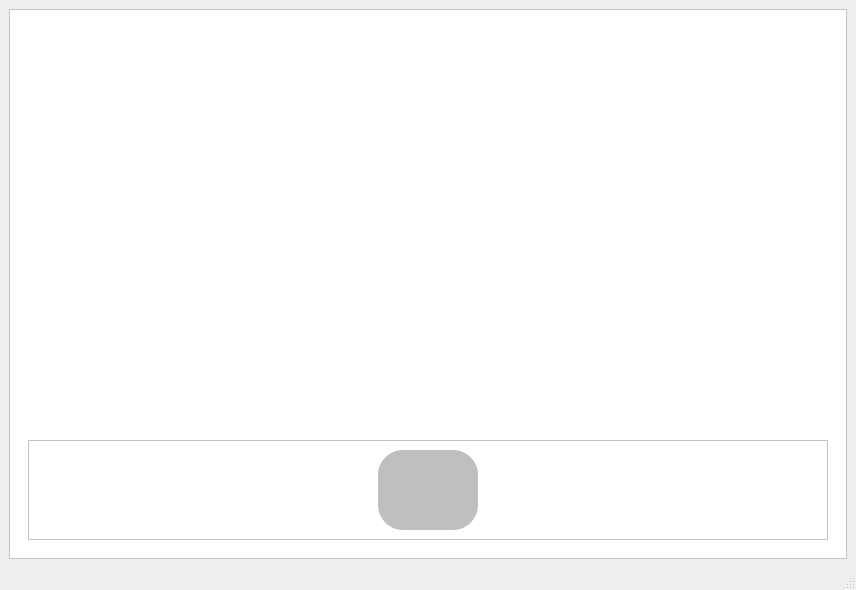
<?xml version="1.0" encoding="UTF-8"?>
<ui version="4.0">
 <class>MainWindow</class>
 <widget class="QMainWindow" name="MainWindow">
  <property name="geometry">
   <rect>
    <x>0</x>
    <y>0</y>
    <width>856</width>
    <height>590</height>
   </rect>
  </property>
  <property name="windowTitle">
   <string>MainWindow</string>
  </property>
  <widget class="QWidget" name="centralwidget">
   <layout class="QHBoxLayout" name="horizontalLayout">
    <item>
     <widget class="QFrame" name="frame">
      <property name="styleSheet">
       <string notr="true">QFrame{
	background-color: rgb(255, 255, 255);
}

QLabel {
color:rgb(0,0,0);
font:77 20pt &quot;Arial Black&quot;;
qproperty-alignment: AlignCenter
}
QPushButton{
background-color:rgb(61,61,61);
border-radius: 25px;
color:rgb(255,255,255);
font:77 20pt &quot;Arial Black&quot;;
}
QPushButton:hover{
background-color:rgb(95,95,95);
color:rgb(0,0,0);
}</string>
      </property>
      <property name="frameShape">
       <enum>QFrame::StyledPanel</enum>
      </property>
      <property name="frameShadow">
       <enum>QFrame::Raised</enum>
      </property>
      <layout class="QHBoxLayout" name="horizontalLayout_2">
       <item>
        <widget class="QStackedWidget" name="stackedWidget">
         <property name="styleSheet">
          <string notr="true">QFrame{
	background-color: rgb(255, 255, 255);
}

QLabel {
color:rgb(0,0,0);
font:77 20pt &quot;Arial Black&quot;;
qproperty-alignment: AlignCenter;
}
QPushButton{
background-color:rgb(61,61,61);
border-radius: 25px;
color:rgb(255,255,255);
font:77 20pt &quot;Arial Black&quot;;
}
QPushButton:hover{
background-color:rgb(95,95,95);
color:rgb(0,0,0);
}</string>
         </property>
         <property name="currentIndex">
          <number>2</number>
         </property>
         <widget class="QWidget" name="login">
          <layout class="QHBoxLayout" name="horizontalLayout_6">
           <item>
            <layout class="QVBoxLayout" name="verticalLayout_5">
             <item>
              <spacer name="verticalSpacer_2">
               <property name="orientation">
                <enum>Qt::Vertical</enum>
               </property>
               <property name="sizeHint" stdset="0">
                <size>
                 <width>20</width>
                 <height>40</height>
                </size>
               </property>
              </spacer>
             </item>
             <item>
              <widget class="QLabel" name="label_3">
               <property name="minimumSize">
                <size>
                 <width>0</width>
                 <height>50</height>
                </size>
               </property>
               <property name="styleSheet">
                <string notr="true">font-size: 20px;</string>
               </property>
               <property name="text">
                <string>Ingrese código de sujeto</string>
               </property>
              </widget>
             </item>
             <item>
              <layout class="QHBoxLayout" name="horizontalLayout_5">
               <item>
                <widget class="QLabel" name="label_2">
                 <property name="maximumSize">
                  <size>
                   <width>100</width>
                   <height>16777215</height>
                  </size>
                 </property>
                 <property name="font">
                  <font>
                   <family>Arial Black</family>
                   <pointsize>-1</pointsize>
                   <weight>9</weight>
                   <italic>false</italic>
                   <bold>false</bold>
                  </font>
                 </property>
                 <property name="styleSheet">
                  <string notr="true">font-size: 20px;</string>
                 </property>
                 <property name="text">
                  <string>Sujeto</string>
                 </property>
                </widget>
               </item>
               <item>
                <widget class="QLineEdit" name="enter_name">
                 <property name="minimumSize">
                  <size>
                   <width>0</width>
                   <height>40</height>
                  </size>
                 </property>
                 <property name="maximumSize">
                  <size>
                   <width>520</width>
                   <height>16777215</height>
                  </size>
                 </property>
                 <property name="font">
                  <font>
                   <pointsize>12</pointsize>
                  </font>
                 </property>
                </widget>
               </item>
               <item>
                <widget class="QPushButton" name="bt_cont">
                 <property name="minimumSize">
                  <size>
                   <width>0</width>
                   <height>40</height>
                  </size>
                 </property>
                 <property name="maximumSize">
                  <size>
                   <width>200</width>
                   <height>16777215</height>
                  </size>
                 </property>
                 <property name="styleSheet">
                  <string notr="true">font-size: 20px;</string>
                 </property>
                 <property name="text">
                  <string>Continuar</string>
                 </property>
                </widget>
               </item>
              </layout>
             </item>
             <item>
              <spacer name="verticalSpacer">
               <property name="orientation">
                <enum>Qt::Vertical</enum>
               </property>
               <property name="sizeHint" stdset="0">
                <size>
                 <width>20</width>
                 <height>40</height>
                </size>
               </property>
              </spacer>
             </item>
            </layout>
           </item>
          </layout>
         </widget>
         <widget class="QWidget" name="consigna">
          <layout class="QVBoxLayout" name="verticalLayout">
           <item>
            <widget class="QLabel" name="lb_consigna">
             <property name="font">
              <font>
               <family>Arial Black</family>
               <pointsize>20</pointsize>
               <weight>9</weight>
               <italic>false</italic>
               <bold>false</bold>
              </font>
             </property>
             <property name="text">
              <string/>
             </property>
            </widget>
           </item>
           <item>
            <widget class="QPushButton" name="bt_start">
             <property name="maximumSize">
              <size>
               <width>10000</width>
               <height>50</height>
              </size>
             </property>
             <property name="font">
              <font>
               <family>Arial Black</family>
               <pointsize>20</pointsize>
               <weight>9</weight>
               <italic>false</italic>
               <bold>false</bold>
              </font>
             </property>
             <property name="layoutDirection">
              <enum>Qt::LeftToRight</enum>
             </property>
             <property name="text">
              <string>Empezar</string>
             </property>
            </widget>
           </item>
          </layout>
         </widget>
         <widget class="QWidget" name="palabra">
          <property name="styleSheet">
           <string notr="true">QFrame{
	background-color: rgb(255, 255, 255);
}

QLabel {
color:rgb(0,0,0);
font:77 20pt &quot;Arial Black&quot;;
}
QPushButton{
background-color:rgb(61,61,61);
border-radius: 25px;
color:rgb(255,255,255);
font:77 20pt &quot;Arial Black&quot;;
}
QPushButton:hover{
background-color:rgb(95,95,95);
color:rgb(0,0,0);
}</string>
          </property>
          <layout class="QVBoxLayout" name="verticalLayout_3">
           <item>
            <layout class="QVBoxLayout" name="verticalLayout_2">
             <item>
              <widget class="QLabel" name="lb_palabra">
               <property name="text">
                <string/>
               </property>
              </widget>
             </item>
             <item>
              <widget class="QFrame" name="frame_2">
               <property name="maximumSize">
                <size>
                 <width>16777215</width>
                 <height>100</height>
                </size>
               </property>
               <property name="frameShape">
                <enum>QFrame::StyledPanel</enum>
               </property>
               <property name="frameShadow">
                <enum>QFrame::Raised</enum>
               </property>
               <layout class="QHBoxLayout" name="horizontalLayout_3">
                <item>
                 <widget class="QPushButton" name="btn_record">
                  <property name="styleSheet">
                   <string notr="true">QPushButton{
                        background-color: rgb(191, 191, 191);
border-radius: 25px;
width: 100px;
height: 100px;
max-width: 100px;
max-height: 100px;
}
QPushButton:hover{
background-color: rgb(100, 100, 100);
}</string>
                  </property>
                  <property name="text">
                   <string/>
                  </property>
                  <property name="icon">
                   <iconset>
                    <normaloff>assets/images/mic.png</normaloff>assets/images/mic.png</iconset>
                  </property>
                  <property name="iconSize">
                   <size>
                    <width>50</width>
                    <height>50</height>
                   </size>
                  </property>
                 </widget>
                </item>
               </layout>
              </widget>
             </item>
            </layout>
           </item>
          </layout>
         </widget>
         <widget class="QWidget" name="final_exp">
          <layout class="QHBoxLayout" name="horizontalLayout_4">
           <item>
            <widget class="QFrame" name="frame_3">
             <property name="frameShape">
              <enum>QFrame::StyledPanel</enum>
             </property>
             <property name="frameShadow">
              <enum>QFrame::Raised</enum>
             </property>
             <layout class="QVBoxLayout" name="verticalLayout_4">
              <item>
               <widget class="QLabel" name="label">
                <property name="text">
                 <string>¡Gracias por participar!</string>
                </property>
               </widget>
              </item>
             </layout>
            </widget>
           </item>
          </layout>
         </widget>
        </widget>
       </item>
      </layout>
     </widget>
    </item>
   </layout>
  </widget>
  <widget class="QMenuBar" name="menubar">
   <property name="geometry">
    <rect>
     <x>0</x>
     <y>0</y>
     <width>856</width>
     <height>21</height>
    </rect>
   </property>
  </widget>
  <widget class="QStatusBar" name="statusbar"/>
 </widget>
 <resources/>
 <connections/>
</ui>
